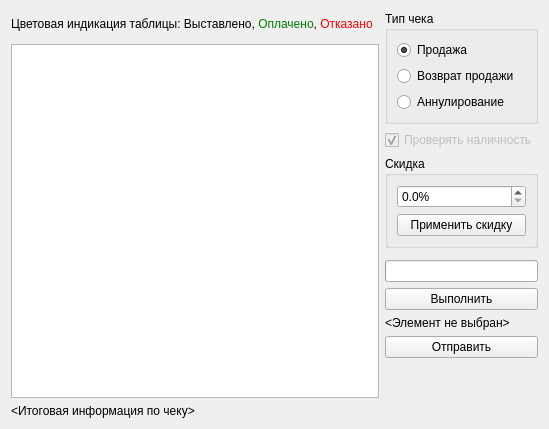
     <widget class="QWidget" name="tabRegistration">
      <attribute name="title">
       <string>Основное</string>
      </attribute>
      <layout class="QGridLayout" name="gridLayout_3">
       <item row="13" column="0" colspan="3">
        <widget class="QLabel" name="lblCheckTotalInfo">
         <property name="sizePolicy">
          <sizepolicy hsizetype="Preferred" vsizetype="Maximum">
           <horstretch>0</horstretch>
           <verstretch>0</verstretch>
          </sizepolicy>
         </property>
         <property name="text">
          <string>&lt;Итоговая информация по чеку&gt;</string>
         </property>
        </widget>
       </item>
       <item row="5" column="2">
        <widget class="QGroupBox" name="gbDiscount">
         <property name="title">
          <string>Скидка</string>
         </property>
         <layout class="QGridLayout" name="gridLayout_13">
          <item row="0" column="0">
           <widget class="QDoubleSpinBox" name="dsbDiscount">
            <property name="toolTip">
             <string>&lt;html&gt;&lt;head/&gt;&lt;body&gt;&lt;p&gt;Устанавливает размер применяемой процентной скидки.&lt;/p&gt;&lt;/body&gt;&lt;/html&gt;</string>
            </property>
            <property name="suffix">
             <string>%</string>
            </property>
            <property name="decimals">
             <number>1</number>
            </property>
           </widget>
          </item>
          <item row="1" column="0">
           <widget class="QPushButton" name="btnApplyDiscount">
            <property name="toolTip">
             <string>&lt;html&gt;&lt;head/&gt;&lt;body&gt;&lt;p&gt;При нажатии выбранная скидка применяется ко всем элементам будущего чека.&lt;/p&gt;&lt;p&gt;&lt;span style=&quot; font-style:italic;&quot;&gt;(Изменения будут отражены в таблице элементов чека)&lt;/span&gt;&lt;/p&gt;&lt;/body&gt;&lt;/html&gt;</string>
            </property>
            <property name="text">
             <string>Применить скидку</string>
            </property>
           </widget>
          </item>
         </layout>
        </widget>
       </item>
       <item row="11" column="2">
        <spacer name="verticalSpacer_3">
         <property name="orientation">
          <enum>Qt::Vertical</enum>
         </property>
         <property name="sizeHint" stdset="0">
          <size>
           <width>20</width>
           <height>40</height>
          </size>
         </property>
        </spacer>
       </item>
       <item row="0" column="2" rowspan="4">
        <widget class="QGroupBox" name="gbCheckType">
         <property name="sizePolicy">
          <sizepolicy hsizetype="Preferred" vsizetype="Maximum">
           <horstretch>0</horstretch>
           <verstretch>0</verstretch>
          </sizepolicy>
         </property>
         <property name="title">
          <string>Тип чека</string>
         </property>
         <layout class="QGridLayout" name="gridLayout_10">
          <item row="2" column="0">
           <widget class="QRadioButton" name="rbAnnulate">
            <property name="sizePolicy">
             <sizepolicy hsizetype="Preferred" vsizetype="Fixed">
              <horstretch>0</horstretch>
              <verstretch>0</verstretch>
             </sizepolicy>
            </property>
            <property name="toolTip">
             <string>&lt;html&gt;&lt;head/&gt;&lt;body&gt;&lt;p&gt;Операция «Аннулирование» используется для аннулирования ошибочно&lt;/p&gt;&lt;p&gt;пробитого чека после его закрытия (в той же смене, в которой был пробит чек). &lt;/p&gt;&lt;p&gt;&lt;span style=&quot; font-weight:600;&quot;&gt;Примечание:&lt;/span&gt; Регистрация аннулирования не является фискальной операцией, поэтому&lt;/p&gt;&lt;p&gt;при печати чека с регистрацией аннулирования на фискализированных ПД признак&lt;/p&gt;&lt;p&gt;фискального режима не печатается. &lt;/p&gt;&lt;p&gt;&lt;span style=&quot; font-weight:600;&quot;&gt;Внимание!&lt;/span&gt; Операции аннулирования не уменьшают сменный итог.&lt;/p&gt;&lt;p&gt;&lt;br/&gt;&lt;/p&gt;&lt;p&gt;&lt;span style=&quot; font-style:italic;&quot;&gt;(Данная операция поддерживается ограниченным числом ККМ)&lt;/span&gt;&lt;/p&gt;&lt;/body&gt;&lt;/html&gt;</string>
            </property>
            <property name="text">
             <string>Аннулирование</string>
            </property>
           </widget>
          </item>
          <item row="0" column="0">
           <widget class="QRadioButton" name="rbRegistration">
            <property name="sizePolicy">
             <sizepolicy hsizetype="Preferred" vsizetype="Fixed">
              <horstretch>0</horstretch>
              <verstretch>0</verstretch>
             </sizepolicy>
            </property>
            <property name="text">
             <string>Продажа</string>
            </property>
            <property name="checked">
             <bool>true</bool>
            </property>
           </widget>
          </item>
          <item row="1" column="0">
           <widget class="QRadioButton" name="rbReturn">
            <property name="sizePolicy">
             <sizepolicy hsizetype="Preferred" vsizetype="Fixed">
              <horstretch>0</horstretch>
              <verstretch>0</verstretch>
             </sizepolicy>
            </property>
            <property name="toolTip">
             <string>&lt;html&gt;&lt;head/&gt;&lt;body&gt;&lt;p&gt;Операция «Возврат» регистрирует возврат товара после закрытия смены, в&lt;/p&gt;&lt;p&gt;которой была зарегистрирована продажа товара. &lt;/p&gt;&lt;p&gt;&lt;span style=&quot; font-weight:600;&quot;&gt;Примечание:&lt;/span&gt; Регистрация возврата не является фискальной операцией, поэтому при&lt;/p&gt;&lt;p&gt;печати чека с регистрацией возврата на фискализированных ПД признак фискального&lt;/p&gt;&lt;p&gt;режима не печатается. &lt;/p&gt;&lt;p&gt;&lt;span style=&quot; font-weight:600;&quot;&gt;Внимание!&lt;/span&gt; Операции возврата не уменьшают сменный итог. &lt;/p&gt;&lt;/body&gt;&lt;/html&gt;</string>
            </property>
            <property name="text">
             <string>Возврат продажи</string>
            </property>
           </widget>
          </item>
         </layout>
        </widget>
       </item>
       <item row="7" column="2">
        <widget class="QProgressBar" name="progressBar">
         <property name="sizePolicy">
          <sizepolicy hsizetype="Preferred" vsizetype="Fixed">
           <horstretch>0</horstretch>
           <verstretch>0</verstretch>
          </sizepolicy>
         </property>
         <property name="maximum">
          <number>1</number>
         </property>
         <property name="value">
          <number>-1</number>
         </property>
         <property name="alignment">
          <set>Qt::AlignCenter</set>
         </property>
        </widget>
       </item>
       <item row="4" column="2">
        <widget class="QCheckBox" name="chkEnableCheckSum">
         <property name="enabled">
          <bool>false</bool>
         </property>
         <property name="sizePolicy">
          <sizepolicy hsizetype="Preferred" vsizetype="Fixed">
           <horstretch>0</horstretch>
           <verstretch>0</verstretch>
          </sizepolicy>
         </property>
         <property name="toolTip">
          <string>&lt;html&gt;&lt;head/&gt;&lt;body&gt;&lt;p&gt;При регистрации &lt;span style=&quot; font-style:italic;&quot;&gt;возврата/анулирования&lt;/span&gt; ККМ производит контроль наличности, то есть должно выполняться неравенство: &lt;/p&gt;&lt;p align=&quot;center&quot;&gt;&lt;span style=&quot; font-style:italic;&quot;&gt;x ≤ Пр – Ан – Вз + Вн – Вп&lt;/span&gt;&lt;/p&gt;&lt;p&gt;, где &lt;/p&gt;&lt;ul style=&quot;margin-top: 0px; margin-bottom: 0px; margin-left: 0px; margin-right: 0px; -qt-list-indent: 1;&quot;&gt;&lt;li style=&quot; margin-top:12px; margin-bottom:0px; margin-left:0px; margin-right:0px; -qt-block-indent:0; text-indent:0px;&quot;&gt;&lt;span style=&quot; font-style:italic;&quot;&gt;x&lt;/span&gt; – размер регистрируемого возврата/аннулирования; &lt;/li&gt;&lt;li style=&quot; margin-top:0px; margin-bottom:0px; margin-left:0px; margin-right:0px; -qt-block-indent:0; text-indent:0px;&quot;&gt;&lt;span style=&quot; font-style:italic;&quot;&gt;Пр&lt;/span&gt; – сумма регистраций продаж, оплаченных наличными, за смену; &lt;/li&gt;&lt;li style=&quot; margin-top:0px; margin-bottom:0px; margin-left:0px; margin-right:0px; -qt-block-indent:0; text-indent:0px;&quot;&gt;&lt;span style=&quot; font-style:italic;&quot;&gt;Ан&lt;/span&gt; – сумма аннулирований, оплаченных наличными, за смену + промежуточная сумма текущего чека (аннулирования); &lt;/li&gt;&lt;li style=&quot; margin-top:0px; margin-bottom:0px; margin-left:0px; margin-right:0px; -qt-block-indent:0; text-indent:0px;&quot;&gt;&lt;span style=&quot; font-style:italic;&quot;&gt;Вз&lt;/span&gt; – сумма возвратов, оплаченных наличными, за смену; &lt;/li&gt;&lt;li style=&quot; margin-top:0px; margin-bottom:0px; margin-left:0px; margin-right:0px; -qt-block-indent:0; text-indent:0px;&quot;&gt;&lt;span style=&quot; font-style:italic;&quot;&gt;Вн&lt;/span&gt; – сумма внесений денег в кассу за смену; &lt;/li&gt;&lt;li style=&quot; margin-top:0px; margin-bottom:12px; margin-left:0px; margin-right:0px; -qt-block-indent:0; text-indent:0px;&quot;&gt;&lt;span style=&quot; font-style:italic;&quot;&gt;Вп&lt;/span&gt; – сумма выплат денег из кассы за смену. &lt;/li&gt;&lt;/ul&gt;&lt;p&gt;ККМ позволяет отключить эту проверку (неравенство может нарушаться) с единственным ограничением: ККМ запрещает закрывать наличными чек, в котором присутствуют регистрации без проверки наличности, если после этого нарушится неравенство (при этом в &lt;span style=&quot; font-style:italic;&quot;&gt;Вз&lt;/span&gt;/&lt;span style=&quot; font-style:italic;&quot;&gt;Ан&lt;/span&gt; включен данный чек): &lt;/p&gt;&lt;p align=&quot;center&quot;&gt;&lt;span style=&quot; font-style:italic;&quot;&gt;0 ≤ Пр – Ан – Вз + Вн – Вп&lt;/span&gt;&lt;/p&gt;&lt;/body&gt;&lt;/html&gt;</string>
         </property>
         <property name="text">
          <string>Проверять наличность</string>
         </property>
         <property name="checked">
          <bool>true</bool>
         </property>
        </widget>
       </item>
       <item row="0" column="0">
        <widget class="QLabel" name="label">
         <property name="text">
          <string>&lt;html&gt;&lt;head/&gt;&lt;body&gt;&lt;p&gt;Цветовая индикация таблицы: Выставлено, &lt;span style=&quot; color:#008000;&quot;&gt;Оплачено&lt;/span&gt;, &lt;span style=&quot; color:#ff0000;&quot;&gt;Отказано&lt;/span&gt;&lt;/p&gt;&lt;/body&gt;&lt;/html&gt;</string>
         </property>
        </widget>
       </item>
       <item row="1" column="0" rowspan="11" colspan="2">
        <widget class="QTableView" name="tblItems"/>
       </item>
       <item row="9" column="2">
        <widget class="QLabel" name="lblItemInfo">
         <property name="text">
          <string>&lt;Элемент не выбран&gt;</string>
         </property>
        </widget>
       </item>
       <item row="8" column="2">
        <widget class="QPushButton" name="btnStartStop">
         <property name="sizePolicy">
          <sizepolicy hsizetype="Preferred" vsizetype="Fixed">
           <horstretch>0</horstretch>
           <verstretch>0</verstretch>
          </sizepolicy>
         </property>
         <property name="toolTip">
          <string>&lt;html&gt;&lt;head/&gt;&lt;body&gt;&lt;p&gt;При нажатии будет произведена регистрация нового чека (продажи/возврата/аннулирования), в который будут включены &lt;span style=&quot; font-weight:600;&quot;&gt;только выбранные&lt;/span&gt; в таблице элементы.&lt;/p&gt;&lt;/body&gt;&lt;/html&gt;</string>
         </property>
         <property name="text">
          <string>Выполнить</string>
         </property>
        </widget>
       </item>
       <item row="10" column="2">
        <widget class="QPushButton" name="btnSendMail">
         <property name="text">
          <string>Отправить</string>
         </property>
        </widget>
       </item>
      </layout>
     </widget>
